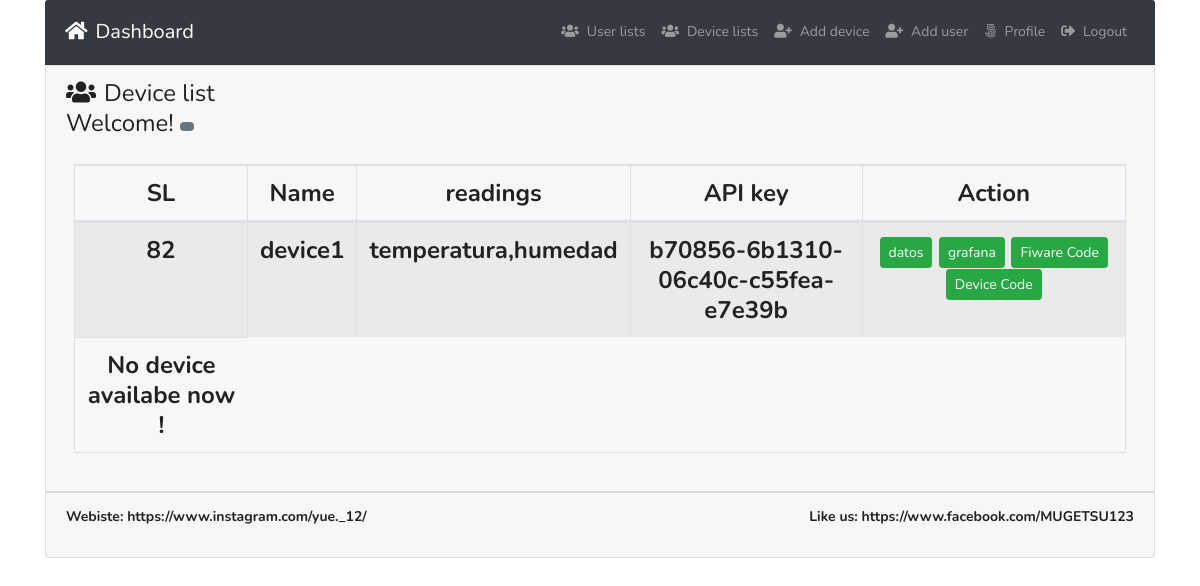
The page /DeviceList.php (signed in) on the database its author committed.
### tables this page shows
CREATE TABLE `tbl_device` (
  `id` int(11) NOT NULL,
  `name` varchar(50) NOT NULL,
  `readings` text NOT NULL,
  `APIkey` varchar(200) NOT NULL,
  `units` varchar(200) NOT NULL,
  `max` varchar(200) NOT NULL,
  `min` varchar(200) NOT NULL,
  `deviceid` int(10) NOT NULL,
  `ocba` varchar(250) NOT NULL,
  `Protocol` varchar(30) NOT NULL,
  `IoTAgent` varchar(50) NOT NULL
);

### classes/Devices.php (called while the page is built, shortened)
<?php
include_once 'lib/Session.php';
class Devices{
  private $db;
  public function __construct(){
    $this->db = new Database();
  }
   public function selectAllDeviceData(){
     $id =  Session::get('id');
     $sql = "SELECT * FROM tbl_device WHERE deviceid =$id";
     $stmt = $this->db->pdo->prepare($sql);
     $stmt->execute();
     return $stmt->fetchAll(PDO::FETCH_OBJ);
   }
}

### lib/Database.php (called while the page is built, shortened)
<?php
class  Database{
  public $pdo;
  public function __construct(){
    if (!isset($this->pdo)) {
      try {
        $link = new PDO('mysql:host='.DB_HOST.'; dbname='.DB_NAME, DB_USER, DB_PASS);
        $link->setAttribute(PDO::ATTR_ERRMODE, PDO::ERRMODE_EXCEPTION);
        $link->exec("SET CHARACTER SET utf8");
        $this->pdo  =  $link;
      } catch (PDOException $e) {
        die("Connection error...".$e->getMessage());
      }
    }
  }
}

### DeviceList.php (the view, shortened to what this page needs)
<?php
include 'inc/header.php';
?>
      <div class="card ">
        <div class="card-header">
          <h3><i class="fas fa-users mr-2"></i>Device list <span class="float-right">Welcome! <strong>
            <span class="badge badge-lg badge-secondary text-white">
  </span>
        <div class="card-body pr-2 pl-2">
          <table id="example" class="table table-striped table-bordered" style="width:100%">
                  <thead>
                    <tr>
                      <th  class="text-center">SL</th>
                      <th  class="text-center">Name</th>
                      <th  class="text-center">readings</th>
                      <th  class="text-center">API key</th>
                      <th  width='25%' class="text-center">Action</th>
                    </tr>
                  </thead>
                  <tbody>
                    <?php
                      $allDevice = $devices->selectAllDeviceData();
                      if ($allDevice) {
                        foreach ($allDevice as  $value) {
                     ?>
                      <tr class="text-center"
                      >
                        <td><?php echo $value->id; ?></td>
                        <td><?php echo $value->name; ?></td>
                        <td><?php echo $value->readings; ?></td>
                        <td><?php echo $value->APIkey; ?></td>
                        <td>
                            <a class="btn btn-success btn-sm
                            " href="datos2.php?id=<?php echo $value->id;?>">datos</a>
                            <a class="btn btn-success btn-sm
                            " href="FIWARE.php?id=<?php echo $value->id;?>,&readings=<?php echo $value->readings;?>&name=<?php echo $value->name;?>">grafana</a>
                            <a
                             class="btn btn-success btn-sm"
                             href="FIWARE_Code.php?id=<?php echo $value->id;?>">Fiware Code</a>
                             <a
                              class="btn btn-success btn-sm"
                              href="temporal.php?id=<?php echo $value->id;?>">Device Code</a>
                          </td>
                          </tr>
                          <tr class="text-center">
                          <td>No device availabe now !</td>
                          </tr>
                          <?php }} ?>
                          </tbody>
                          </table>
                          </div>
                          </div>
<?php
  include 'inc/footer.php';
?>

### assets/style.css (style rules this page uses)
body { line-height: 24px; font-size: 14px; font-style: normal; font-weight: normal; visibility: visible; font-family: 'Nunito', sans-serif; color: #222; }
h1, h2, h3, h4, h5, h6 { color: #222; font-family: 'Nunito', sans-serif; font-weight: 400; margin-top: 0; }
h3 { font-size: 24px; line-height: 30px; }

### rows shown on the page
tbl_device: id "82", name "device1", readings "temperatura,humedad", APIkey "b70856-6b1310-06c40c-c55fea-e7e39b"
